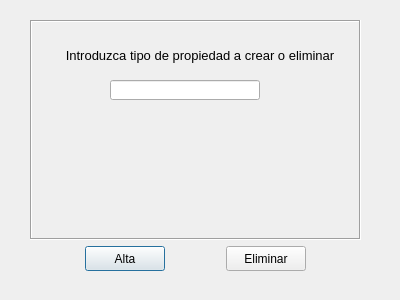
<?xml version="1.0" encoding="UTF-8"?>
<ui version="4.0">
 <class>dlgGestion</class>
 <widget class="QDialog" name="dlgGestion">
  <property name="geometry">
   <rect>
    <x>0</x>
    <y>0</y>
    <width>400</width>
    <height>300</height>
   </rect>
  </property>
  <property name="minimumSize">
   <size>
    <width>400</width>
    <height>300</height>
   </size>
  </property>
  <property name="maximumSize">
   <size>
    <width>400</width>
    <height>300</height>
   </size>
  </property>
  <property name="windowTitle">
   <string>Gestión Tipo Propiedades</string>
  </property>
  <widget class="QWidget" name="">
   <property name="geometry">
    <rect>
     <x>30</x>
     <y>20</y>
     <width>331</width>
     <height>251</height>
    </rect>
   </property>
   <layout class="QVBoxLayout" name="verticalLayout_2">
    <item>
     <widget class="QFrame" name="frame">
      <property name="frameShape">
       <enum>QFrame::Box</enum>
      </property>
      <property name="frameShadow">
       <enum>QFrame::Sunken</enum>
      </property>
      <widget class="QLabel" name="lblGestipoprop">
       <property name="geometry">
        <rect>
         <x>30</x>
         <y>20</y>
         <width>280</width>
         <height>30</height>
        </rect>
       </property>
       <property name="minimumSize">
        <size>
         <width>280</width>
         <height>30</height>
        </size>
       </property>
       <property name="maximumSize">
        <size>
         <width>280</width>
         <height>30</height>
        </size>
       </property>
       <property name="font">
        <font>
         <pointsize>10</pointsize>
        </font>
       </property>
       <property name="text">
        <string>Introduzca tipo de propiedad a crear o eliminar</string>
       </property>
       <property name="alignment">
        <set>Qt::AlignCenter</set>
       </property>
      </widget>
      <widget class="QLineEdit" name="txtGestipoprop">
       <property name="geometry">
        <rect>
         <x>80</x>
         <y>60</y>
         <width>150</width>
         <height>20</height>
        </rect>
       </property>
       <property name="minimumSize">
        <size>
         <width>150</width>
         <height>20</height>
        </size>
       </property>
       <property name="maximumSize">
        <size>
         <width>150</width>
         <height>20</height>
        </size>
       </property>
      </widget>
     </widget>
    </item>
    <item>
     <layout class="QHBoxLayout" name="horizontalLayout">
      <item>
       <widget class="QPushButton" name="btnAltatipoprop">
        <property name="minimumSize">
         <size>
          <width>80</width>
          <height>25</height>
         </size>
        </property>
        <property name="maximumSize">
         <size>
          <width>80</width>
          <height>25</height>
         </size>
        </property>
        <property name="text">
         <string>Alta</string>
        </property>
       </widget>
      </item>
      <item>
       <widget class="QPushButton" name="btnDeltipoprop">
        <property name="minimumSize">
         <size>
          <width>80</width>
          <height>25</height>
         </size>
        </property>
        <property name="maximumSize">
         <size>
          <width>80</width>
          <height>25</height>
         </size>
        </property>
        <property name="text">
         <string>Eliminar</string>
        </property>
       </widget>
      </item>
     </layout>
    </item>
   </layout>
  </widget>
 </widget>
 <resources/>
 <connections/>
</ui>
